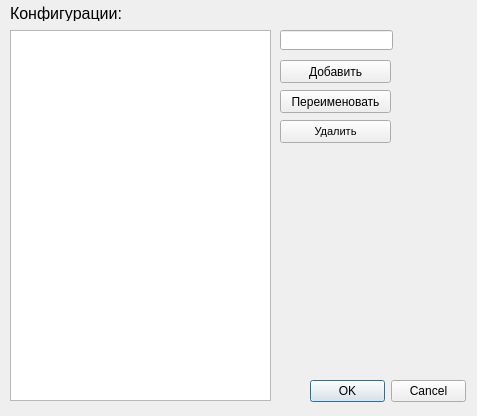
<?xml version="1.0" encoding="UTF-8"?>
<ui version="4.0">
 <class>ChooseFieldDialog</class>
 <widget class="QDialog" name="ChooseFieldDialog">
  <property name="geometry">
   <rect>
    <x>0</x>
    <y>0</y>
    <width>477</width>
    <height>416</height>
   </rect>
  </property>
  <property name="windowTitle">
   <string>Управление конфигурациями</string>
  </property>
  <widget class="QLabel" name="configurationLabel">
   <property name="geometry">
    <rect>
     <x>10</x>
     <y>5</y>
     <width>121</width>
     <height>16</height>
    </rect>
   </property>
   <property name="font">
    <font>
     <pointsize>12</pointsize>
    </font>
   </property>
   <property name="text">
    <string>Конфигурации:</string>
   </property>
  </widget>
  <widget class="QLineEdit" name="configurationLineEdit">
   <property name="geometry">
    <rect>
     <x>280</x>
     <y>30</y>
     <width>113</width>
     <height>20</height>
    </rect>
   </property>
  </widget>
  <widget class="QPushButton" name="addButton">
   <property name="geometry">
    <rect>
     <x>280</x>
     <y>60</y>
     <width>111</width>
     <height>23</height>
    </rect>
   </property>
   <property name="text">
    <string>Добавить</string>
   </property>
  </widget>
  <widget class="QPushButton" name="deleteButton">
   <property name="geometry">
    <rect>
     <x>280</x>
     <y>120</y>
     <width>111</width>
     <height>23</height>
    </rect>
   </property>
   <property name="font">
    <font>
     <pointsize>8</pointsize>
    </font>
   </property>
   <property name="text">
    <string>Удалить</string>
   </property>
  </widget>
  <widget class="QPushButton" name="renameButton">
   <property name="geometry">
    <rect>
     <x>280</x>
     <y>90</y>
     <width>111</width>
     <height>23</height>
    </rect>
   </property>
   <property name="text">
    <string>Переименовать</string>
   </property>
  </widget>
  <widget class="QDialogButtonBox" name="okCancelDialogBox">
   <property name="geometry">
    <rect>
     <x>310</x>
     <y>380</y>
     <width>156</width>
     <height>23</height>
    </rect>
   </property>
   <property name="standardButtons">
    <set>QDialogButtonBox::Cancel|QDialogButtonBox::Ok</set>
   </property>
  </widget>
  <widget class="QListWidget" name="configurationList">
   <property name="geometry">
    <rect>
     <x>10</x>
     <y>30</y>
     <width>261</width>
     <height>371</height>
    </rect>
   </property>
  </widget>
 </widget>
 <resources/>
 <connections/>
</ui>
